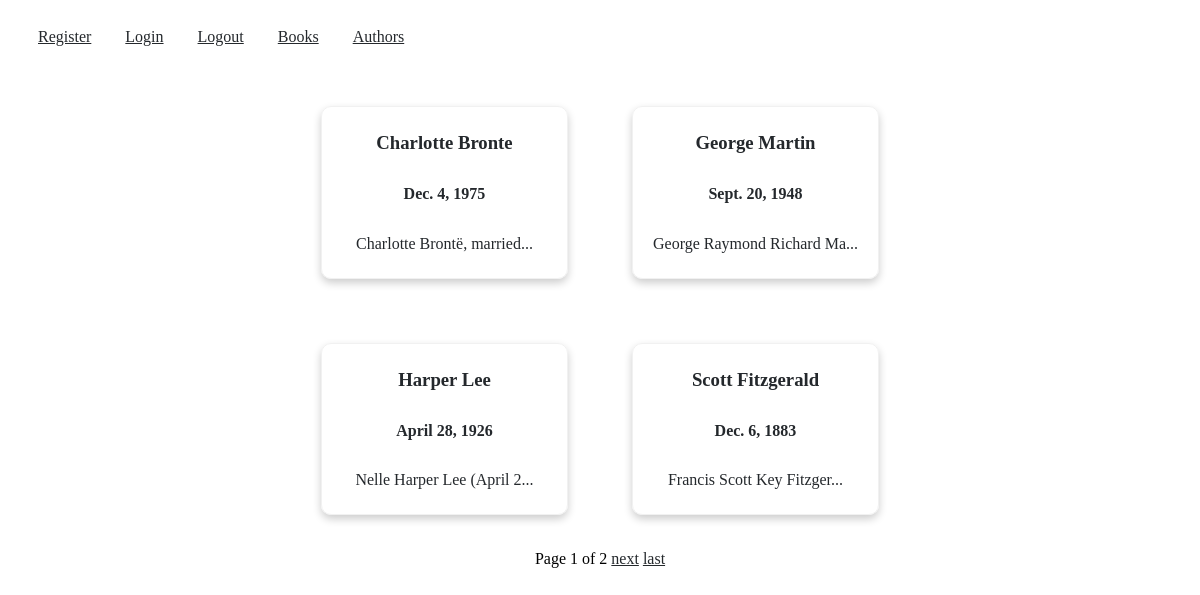
Screenshot of /authors/ with the database file from the repository.
### authors/models.py (models this page shows, shortened)
class Author(models.Model):
    full_name = models.CharField(max_length=100)
    date_of_birth = models.DateField(
        validators=[MinValueValidator(limit_value=date(1, 1, 1))])
    biography = models.TextField(max_length=600)
    class Meta:
        verbose_name = "Author"
        verbose_name_plural = "Authors"
        ordering = ['full_name']
    def __str__(self):
        return self.full_name

### authors/views.py (the view)
# urls.py: path('', AuthorListView.as_view(), name='authors'),
class AuthorListView(ListView):
    model = Author
    template_name = 'authors/author_list.html'
    context_object_name = 'authors'
    paginate_by = 4
    def get_context_data(self, **kwargs):
        context = super().get_context_data(**kwargs)
        paginator = Paginator(self.object_list, self.paginate_by)
        page = self.request.GET.get('page')
        try:
            authors = paginator.page(page)
        except PageNotAnInteger:
            authors = paginator.page(1)
        except EmptyPage:
            authors = paginator.page(paginator.num_pages)
        context['authors'] = authors
        return context

### templates/authors/author_list.html (shortened to what this page needs)
{% extends 'base.html' %}
{% block content %}
    <div class="container">
    {% for author in authors %}
        <a href="{% url 'author' pk=author.pk %}" class="card">
            <div class="info author-info">
                <h3>{{author}}</h3>
                <h4>{{author.date_of_birth}}</h4>
                <p>{{ author.biography | slice:":25" }}...</p>
            </div>
        </a>
    {% endfor %}
    </div>
    <div class="pagination">
        <span class="step-links">
            <span class="current">
                Page {{ authors.number }} of {{ authors.paginator.num_pages }}
            </span>
            {% if authors.has_next %}
                <a href="?page={{ authors.next_page_number }}">next</a>
                <a href="?page={{ authors.paginator.num_pages }}">last</a>
            {% endif %}
        </span>
    </div>
{% endblock %}

### static/css/styles.css (style rules this page uses)
body { display: flex; align-items: center; flex-direction: column; justify-content: center; }
a { color: #24282C; }
.card { text-decoration: none; border: 1px solid #f1f1f1; border-radius: 10px; padding: 15px 20px; text-align: center; display: flex; justify-content: space-between; box-shadow: 0 4px 8px 0 rgba(0, 0, 0, 0.2); }
.card h5, .card h3, .card p { margin: 10px 0; }
.info { display: flex; flex-direction: column; align-items: center; justify-content: center; width: 50%; }
.author-info { width: 100%; }
.container { display: grid; padding: 40px 0 35px 0; grid-template-columns: repeat(2, 1fr); grid-template-rows: repeat(2, 1fr); gap: 4rem; }

### rows the page displays
Author: full_name "Charlotte Bronte", date_of_birth "Dec. 4, 1975", biography "Charlotte Brontë, married"
Author: full_name "George Martin", date_of_birth "Sept. 20, 1948", biography "George Raymond Richard Ma"
Author: full_name "Harper Lee", date_of_birth "April 28, 1926", biography "Nelle Harper Lee (April 2"
Author: full_name "Scott Fitzgerald", date_of_birth "Dec. 6, 1883", biography "Francis Scott Key Fitzger"

### other values shown
{{ authors.number }} "1"
{{ authors.paginator.num_pages }} "2"
